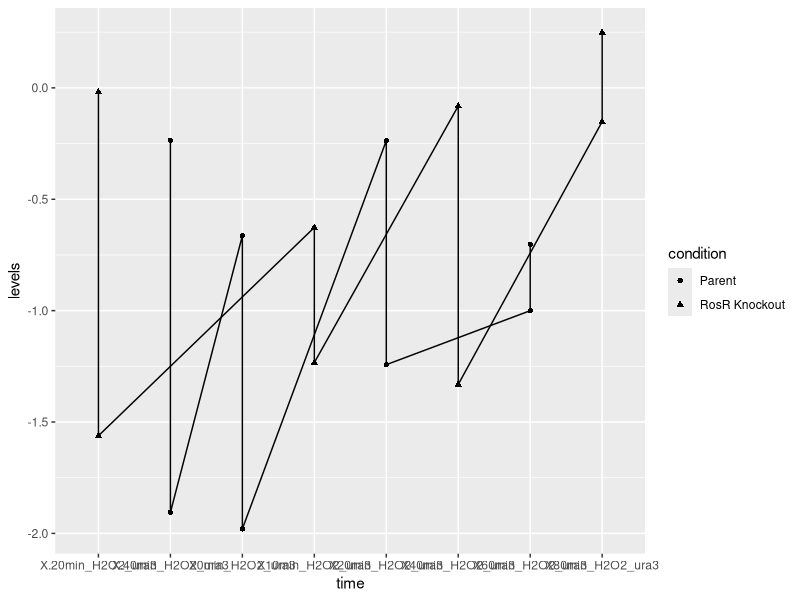

Recreate this plot in R. (Note: this script raises an error after producing the figure.)
## Biology 311 Final Project
# Exploring RosR - Clustering Analysis

## Loading all the required packages
library(ggplot2)
library(stringr)

# Read in the Gene Expression Data
gedata = read.csv("GEdata.csv", header=T, row.names=1)

# Subset of the Parent Strain
parent = gedata[1:8]

# Subset of the RosR Deletion
RosRDel = gedata[9:16]

# Grabbing a specific gene
RosRParent = subset(parent, grepl("VNG0258H", row.names(parent)))
RosRDelGene = subset(RosRDel, grepl("VNG0258H", row.names(RosRDel)))

# Grab the expression levels
RosRParentString = str_split(toString(RosRParent), ",")
RosRParentArray = as.numeric(unlist(RosRParentString))

RosRDelString =  str_split(toString(RosRDelGene), ",")
RosRDelArray = as.numeric(unlist(RosRDelString))


## NEED TO FIGURE THIS OUT 
RosRData <- data.frame(
	condition = factor(c("Parent", "RosR Knockout")),
	time = factor(colnames(parent)),
	levels = c(RosRParentArray, RosRDelArray)
)

ggplot(data=RosRData, aes(x=time, y=levels, group=condition, shape=condition)) + geom_line() + geom_point()



ggplot(data = df, aes(x = colnames(parent), group=breaks )) + 
	geom_line(aes(y=RosRParentArray, colour="Parent")) + 		
	geom_line(aes(y=RosRDelArray, colour="red")) + 
	scale_colour_manual("", 
		breaks = c("Parent", "RosR Knockout"), 
		values = c("green", "red")) + 
	xlab(" ") + 
	scale_y_continuous("Normalized log 10 Expression Ratio") 




# Heatmap for the Parent Strain	
parent.T = t(parent)
parent.max.times <- apply(parent.T, 1, which.max)
parent.gene.order <- rev(order(parent.max.times))
reordered.parent <- parent.T[parent.gene.order, 1:8]

# png("heatmap_reordered_parent.png", width=600, height=600)
# heatmap(reordered.parent, Colv=NA, Rowv=NA, col=greenred(64), labRow=NA, cexCol=0.5)
# dev.off()

# # Clustering for the Parent Strain
# my.dist <- function(x) {as.dist(1 - cor(x, use="pairwise.complete.obs"))}
# parent.dist <- my.dist(parent)
# parent.tree <- hclust(parent.dist, method="complete")
# parent.dend <- as.dendrogram(parent.tree)

# png("heatmap_with_dendrogram_parent.png", width=600, height=600)
# heatmap(parent.T, Colv=NA, Rowv=parent.dend, col=greenred(64), labRow=NA, cexCol=0.5)
# dev.off()

# # Heatmap for the RosR Knockout
# RosR.T = t(RosRDel)
# RosR.max.times <- apply(RosR.T, 1, which.max)
# RosR.gene.order <- rev(order(RosR.max.times))
# reordered.RosR <- parent.T[RosR.gene.order, 1:8]

# png("heatmap_reordered_RosRDel.png", width=600, height=600)
# heatmap(reordered.RosR, Colv=NA, Rowv=NA, col=greenred(64), labRow=NA, cexCol=0.5)
# dev.off()

# # Clustering for the RosR Knockout
# RosR.dist <- my.dist(RosRDel)
# RosR.tree <- hclust(RosR.dist, method="complete")
# RosR.dend <- as.dendrogram(RosR.tree)

# png("heatmap_with_dendrogram_RosRDel.png", width=600, height=600)
# heatmap(parent.T, Colv=NA, Rowv=RosR.dend, col=greenred(64), labRow=NA, cexCol=0.5)
# dev.off()



# ### Clustering Algorithms

# # Determining the "best" number of clusters using elbow plot
# wss <- (nrow(parent.T)-1)*sum(apply(parent.T,2,var))
# for (i in 2:100) wss[i] <- sum(kmeans(parent.T, centers=i)$withinss)
  	
# png("elbow_plot_parent.png")
# plot(1:100, wss, type="b", xlab="Number of Clusters", ylab="Within groups sum of squares")
# dev.off()
  
# # 10 was determined to be appropriate

# parent.cor <- cor(parent, use="pairwise.complete.obs")
# parent.kmeans <- kmeans(1-parent.cor, 10)
# parent.kclusters <- parent.kmeans$cluster
# table(parent.kclusters)

# # Rearranging k-means clusters for different colors for dendrogram
# parent.kclusters <- parent.kclusters[order.dendrogram(parent.dend)]
# dend.colors <- unique(get_leaves_branches_attr(color_branches(parent.dend, k=10, attr="col")))

# png("kmeans_parent.png")
# plot(branches_attr_by_clusters(parent.dend, parent.kclusters, dend.colors) ,leaflab="none")
# dev.off()

# VNG0258H gene is in cluster 6